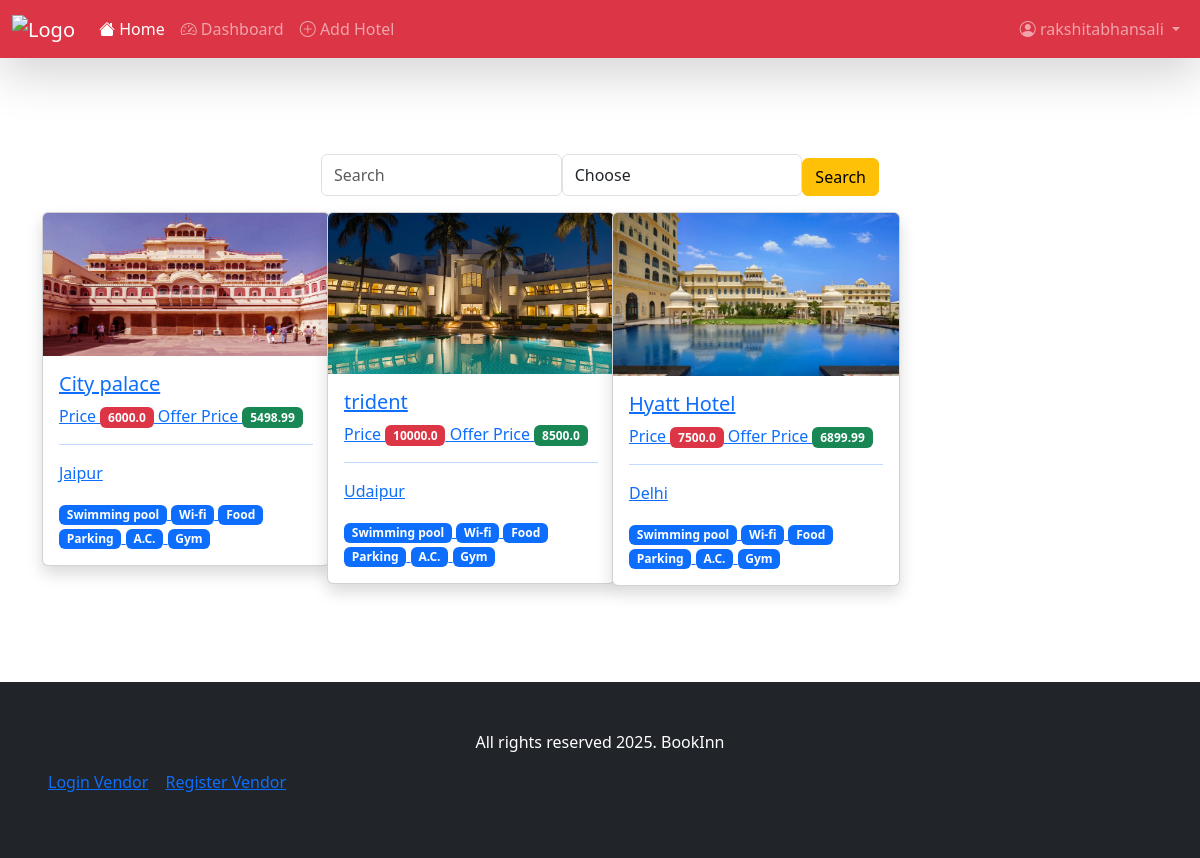
The app's page / (signed in) with its own data.
### account/models.py (models this page shows, shortened)
class Hotel(models.Model):
    hotel_name  = models.CharField(max_length = 100)
    hotel_description = models.TextField()
    hotel_slug = models.SlugField(max_length = 1000 , unique  = True)
    hotel_owner = models.ForeignKey(HotelVendor, on_delete = models.CASCADE , related_name = "hotels")
    amenities= models.ManyToManyField(Amenity)
    hotel_price = models.FloatField()
    hotel_offer_price = models.FloatField()
    hotel_location = models.TextField()
    is_active = models.BooleanField(default = True)

class HotelImages(models.Model):
    hotel = models.ForeignKey(Hotel, on_delete=models.CASCADE, related_name='hotel_images')
    image = models.ImageField(upload_to='hotel_images/')
    alt_text = models.CharField(max_length=255, blank=True)
    is_primary = models.BooleanField(default=False)
    uploaded_at = models.DateTimeField(auto_now_add=True, null=True)
    class Meta:
        ordering = ['-is_primary', '-uploaded_at']

class Amenity(models.Model):
    name = models.CharField(max_length = 1000)
    icon = models.ImageField(upload_to="hotels")

### home/views.py (the view)
# urls.py: path('',views.index,name="index"),
def index(request):
    hotels = Hotel.objects.all()
    if request.GET.get('search'):
        hotels = hotels.filter(hotel_name__icontains = request.GET.get('search'))
    if request.GET.get('sort_by'):
        sort_by = request.GET.get('sort_by')
        if sort_by == "sort_low":
            hotels = hotels.order_by('hotel_offer_price')
        elif sort_by == "sort_high":
            hotels = hotels.order_by('-hotel_offer_price')
    return render(request, 'index.html', context = {'hotels' : hotels[:50]})

### home/templates/index.html (shortened to what this page needs)
{% extends "base.html" %}
{% block start %}
    <div class="container mt-5 pt-5 pb-5">
        <div class="col-6 mx-auto">
            <form class="d-flex">
                <input type="text" name="search" class="form-control" placeholder="Search">
                <select class="form-control" name="sort_by">
                    <option value="">Choose</option>
                </select>
                <button type="submit" class="btn btn-warning mt-1">Search</button>
            </form>
        </div>
        <div class="row">
            {% for hotel in hotels %}
                <div class="col-md-3 mt-3">
                    <div class="card shadow" style="width: 18rem;">
                        <a href="{% url 'detail' hotel.hotel_slug %}">
                            {% if hotel.hotel_images.first %}
                                <img src="/media/{{hotel.hotel_images.first.image}}" class="card-img-top" alt="...">
                            {% else %}
                                <img src="https://t4.ftcdn.net/jpg/04/70/29/97/360_F_470299797_UD0eoVMMSUbHCcNJCdv2t8B2g1GVqYgs.jpg" class="card-img-top" alt="...">
                            {% endif %}
                            <div class="card-body">
                                <h5 class="card-title">{{hotel.hotel_name}}</h5>
                                Price <span class="badge text-bg-danger">{{hotel.hotel_price}}</span>
                                Offer Price <span class="badge text-bg-success">{{hotel.hotel_offer_price}}</span>
                                <hr>
                                <p>{{hotel.hotel_location}}</p>
                                {% for amenity in hotel.amenities.all %}
                                    <span class="badge text-bg-primary">{{ amenity.name }}</span>
                                {% empty %}
                                    <span class="badge text-bg-secondary">No amenities</span>
                                {% endfor %}
                            </div>
                        </a>
                    </div>
                </div>
            {% endfor %}
        </div>
    </div>
{% endblock %}

### home/templates/navbar.html (shortened to what this page needs)
{% load static %}
<nav class="navbar navbar-expand-lg navbar-dark bg-danger shadow-lg">
    <div class="container-fluid">
        <a class="navbar-brand" href="/">
            <img height="40" src="https://i.pinimg.com/736x/60/20/3c/60203c06b364a8764b54bba1a35290c2.jpg" alt="Logo">
        </a>
        <div class="collapse navbar-collapse" id="navbarNav">
            <ul class="navbar-nav me-auto mb-2 mb-lg-0">
                <li class="nav-item">
                    <a class="nav-link active" aria-current="page" href="/">
                        <i class="bi bi-house-fill"></i> Home
                    </a>
                </li>
                <li class="nav-item">
                    <a class="nav-link" href="{% url 'vdashboard' %}">
                        <i class="bi bi-speedometer2"></i> Dashboard
                    </a>
                </li>
                <li class="nav-item">
                    <a class="nav-link" href="{% url 'add_hotel' %}">
                        <i class="bi bi-plus-circle"></i> Add Hotel
                    </a>
                </li>
            </ul>
            <ul class="navbar-nav">
                {% if user.is_authenticated %}
                    <li class="nav-item dropdown">
                        <a class="nav-link dropdown-toggle" href="#" id="navbarDropdown" role="button" data-bs-toggle="dropdown" aria-expanded="false">
                            <i class="bi bi-person-circle"></i> {{ user.first_name|default:user.username }}
                        </a>
                    </li>
                {% endif %}
            </ul>
        </div>
    </div>
</nav>
<link href="https://cdn.jsdelivr.net/npm/bootstrap-icons@1.7.2/font/bootstrap-icons.css" rel="stylesheet">

### records on screen
Hotel: hotel_images.first.image (picture), hotel_name "City palace", hotel_price "6000.0", hotel_offer_price "5498.99", hotel_location "Jaipur"
Amenity: name "Swimming pool"
Amenity: name "Wi-fi"
Amenity: name "Food"
Amenity: name "Parking"
Amenity: name "A.C."
Amenity: name "Gym"
Hotel: hotel_images.first.image (picture), hotel_name "trident", hotel_price "10000.0", hotel_offer_price "8500.0", hotel_location "Udaipur"
Hotel: hotel_images.first.image (picture), hotel_name "Hyatt Hotel", hotel_price "7500.0", hotel_offer_price "6899.99", hotel_location "Delhi"

### other values on screen
{{ user.first_name|default:user.username }} "rakshitabhansali"
